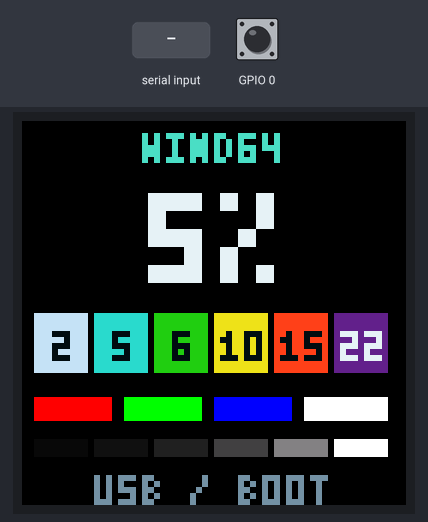
This sketch was run on a simulated ESP32-S3. Shown: 64×64 colour display. The test bench sets the inputs (shaded band); at power-on: GPIO 0 HIGH. What the sketch prints to the serial monitor is not drawn.

Above: at 1.2 s.
1.3 s: "cycle\n" received over Serial
At 1.9 s:
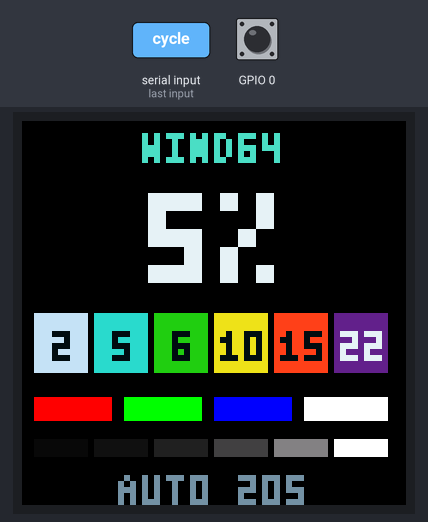
2.8 s: GPIO 0 pulled LOW for 0.15 s
At 3.8 s:
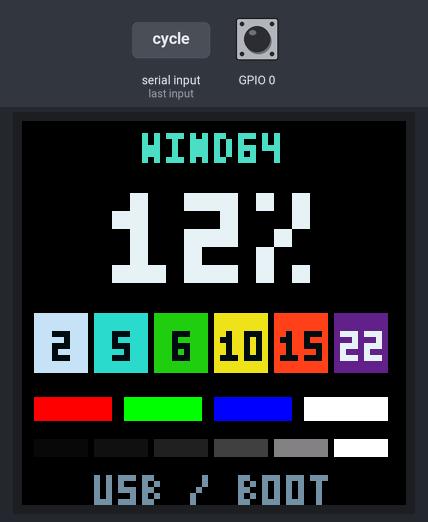
4.4 s: GPIO 0 pulled LOW for 1 s
At 6.3 s:
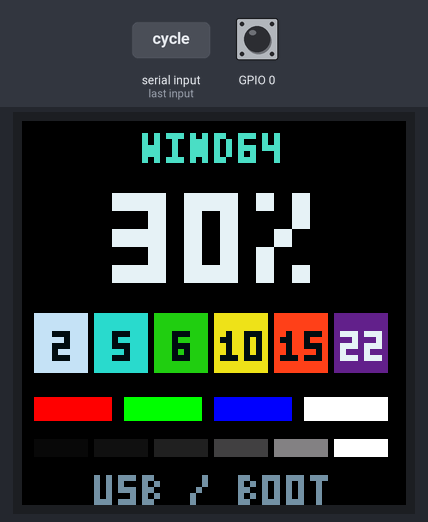
Timing chart, 0 to 7.8 s (numbered marks = the images above; inputs shaded):
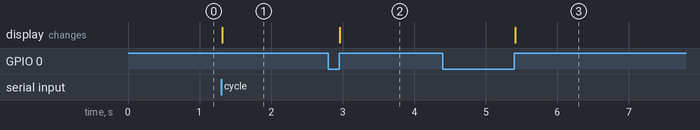

The sketch:

brightness-test.ino
```cpp
#include "wind64_assets.h"
#include <Arduino.h>
#include <ESP32-HUB75-MatrixPanel-I2S-DMA.h>

// Waveshare ESP32-S3-RGB-Matrix. Never use the library's generic ESP32 pins.
static HUB75_I2S_CFG::i2s_pins pins = {4, 5, 6,  7, 15, 16, 18,
                                       8, 3, 42, 9, 40, 2,  41};
static MatrixPanel_I2S_DMA *panel = nullptr;
static constexpr uint8_t levels[] = {5, 12, 30, 80};
static uint8_t brightness = 5;
static bool cycling = false;
static uint32_t nextStep = 0;
static char command[64];
static size_t commandLength = 0;
static bool commandOverflow = false;

static void pixel(int x, int y, uint8_t r, uint8_t g, uint8_t b) {
  if (x >= 0 && x < 64 && y >= 0 && y < 64)
    panel->drawPixelRGB888(x, y, r, g, b);
}

static void text(const char *s, int x, int y, uint8_t r, uint8_t g, uint8_t b,
                 int scale = 1) {
  for (; *s; ++s, x += 4 * scale) {
    const uint8_t *rows = WIND64_FONT[static_cast<unsigned char>(*s) & 127];
    for (int row = 0; row < 5; ++row)
      for (int col = 0; col < 3; ++col) {
        if (!(rows[row] & (4 >> col)))
          continue;
        for (int dy = 0; dy < scale; ++dy)
          for (int dx = 0; dx < scale; ++dx)
            pixel(x + col * scale + dx, y + row * scale + dy, r, g, b);
      }
  }
}

static void fill(int x, int y, int w, int h, uint8_t r, uint8_t g, uint8_t b) {
  for (int dy = 0; dy < h; ++dy)
    for (int dx = 0; dx < w; ++dx)
      pixel(x + dx, y + dy, r, g, b);
}

static void render() {
  panel->clearScreen();
  text("WIND64", 20, 2, 78, 223, 195);
  char label[5];
  snprintf(label, sizeof(label), "%u%%", brightness);
  text(label, (64 - (strlen(label) * 4 - 1) * 3) / 2, 12, 228, 242, 245, 3);
  const char *speeds[] = {"2", "5", "6", "10", "15", "22"};
  for (int i = 0; i < 6; ++i) {
    const auto &c = WIND64_TEST_COLORS[i];
    const auto &t = WIND64_TEST_TEXT[i];
    fill(2 + i * 10, 32, 9, 10, c[0], c[1], c[2]);
    text(speeds[i], 3 + i * 10 + (i < 3 ? 2 : 0), 35, t[0], t[1], t[2]);
  }
  fill(2, 46, 13, 4, 255, 0, 0);
  fill(17, 46, 13, 4, 0, 255, 0);
  fill(32, 46, 13, 4, 0, 0, 255);
  fill(47, 46, 14, 4, 255, 255, 255);
  const uint8_t gray[] = {8, 16, 32, 64, 128, 255};
  for (int i = 0; i < 6; ++i)
    fill(2 + i * 10, 53, 9, 3, gray[i], gray[i], gray[i]);
  text(cycling ? "AUTO 20S" : "USB / BOOT", cycling ? 16 : 12, 59, 115, 146,
       166);
  panel->flipDMABuffer();
}

static void status() {
  Serial.printf(
      "{\"firmware\":\"wind64-brightness-1\",\"brightness\":%u,\"cycle\":%s,"
      "\"uptime_ms\":%lu,\"flash_bytes\":%u,\"psram_bytes\":%u,\"heap_free\":%"
      "u,\"heap_min\":%u,\"refresh_hz\":%d}\n",
      brightness, cycling ? "true" : "false", (unsigned long)millis(),
      (unsigned)ESP.getFlashChipSize(), (unsigned)ESP.getPsramSize(),
      (unsigned)ESP.getFreeHeap(), (unsigned)ESP.getMinFreeHeap(),
      panel->calculated_refresh_rate);
}

static void setBrightness(int value) {
  brightness = constrain(value, 0, 100);
  // One brightness control: hardware OE only, no second RGB multiplication.
  panel->setBrightness8((brightness * 255 + 50) / 100);
  render();
  status();
}

static void advance() {
  int next = 0;
  for (int i = 0; i < 4; ++i)
    if (brightness == levels[i])
      next = (i + 1) % 4;
  setBrightness(levels[next]);
}

static void handleCommand() {
  command[commandLength] = '\0';
  if (!strcmp(command, "status"))
    status();
  else if (!strcmp(command, "cycle")) {
    cycling = true;
    nextStep = millis() + 20000;
    setBrightness(5);
  } else if (!strcmp(command, "hold")) {
    cycling = false;
    render();
    status();
  } else if (!strncmp(command, "b ", 2)) {
    char *end = nullptr;
    long n = strtol(command + 2, &end, 10);
    if (end != command + 2 && *end == '\0' && n >= 0 && n <= 100) {
      cycling = false;
      setBrightness(n);
    } else
      Serial.println("ERROR: b expects an integer from 0 to 100");
  } else
    Serial.println("Commands: status | b 0..100 | cycle | hold");
}

void setup() {
  Serial.begin(115200);
  pinMode(0, INPUT_PULLUP);
  HUB75_I2S_CFG config(64, 64, 1, pins);
  config.clkphase = false;
  config.driver = HUB75_I2S_CFG::FM6126A;
  config.double_buff = true;
  config.i2sspeed = HUB75_I2S_CFG::HZ_20M;
  config.min_refresh_rate = 200;
  panel = new MatrixPanel_I2S_DMA(config);
  if (!panel->begin()) {
    Serial.println("ERROR: HUB75 DMA initialization failed");
    while (true)
      delay(1000);
  }
  panel->setBrightness8(0);
  panel->clearScreen();
  panel->flipDMABuffer();
  panel->clearScreen();
  setBrightness(5);
}

void loop() {
  while (Serial.available()) {
    char ch = Serial.read();
    if (ch == '\r')
      continue;
    if (ch == '\n') {
      if (!commandOverflow && commandLength)
        handleCommand();
      commandLength = 0;
      commandOverflow = false;
    } else if (commandLength + 1 < sizeof(command))
      command[commandLength++] = ch;
    else
      commandOverflow = true;
  }
  static bool pressed = false;
  static uint32_t pressedAt = 0;
  const bool down = digitalRead(0) == LOW;
  if (down && !pressed) {
    pressed = true;
    pressedAt = millis();
  }
  if (!down && pressed) {
    if (millis() - pressedAt >= 40) {
      cycling = false;
      advance();
    }
    pressed = false;
  }
  if (cycling && static_cast<int32_t>(millis() - nextStep) >= 0) {
    nextStep = millis() + 20000;
    advance();
  }
  delay(2);
}
```

Source omitted: wind64_assets.h (data table, 2898 bytes)

Measured:
- after the input at 1.3 s, the display: changes at once (image 1)
- after the input at 2.8 s, the display: changes after 0.16 s (image 2)
- after the input at 4.4 s, the display: changes after 1.0 s (image 3)
